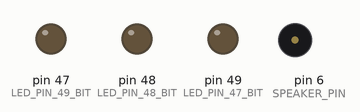
Recording of a sketch running on a simulated Arduino Mega 2560, built with avr-gcc and run on an emulated ATmega2560. Parts: output pins drawn as LEDs (lit = HIGH), buzzer (waves = sounding).

Above: at 0.16 s.
At 0.83 s:
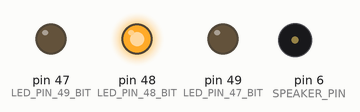
At 17.9 s:
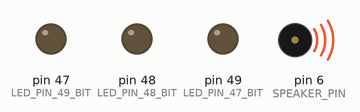
At 23.34 s:
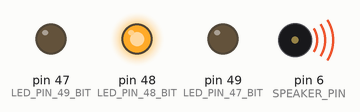
At 27.99 s:
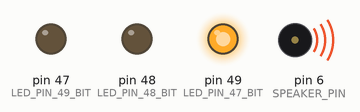
At 38.43 s:
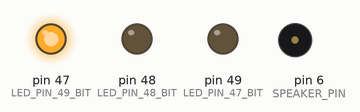
Timing chart, 0 to 40.0 s (numbered marks = the images above):
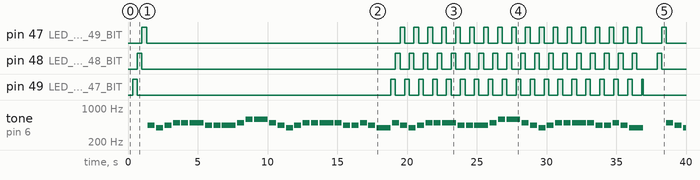

Measured:
- by itself, pin 49 (LED_PIN_47_BIT): goes HIGH 0.33 s, LOW 18.2 s, 18 × (HIGH 0.33 s, LOW 0.67 s), HIGH 0.12 s, then LOW
- by itself, pin 47 (LED_PIN_49_BIT), pin 48 (LED_PIN_48_BIT): goes HIGH 0.33 s, LOW 18.2 s, 17 × (HIGH 0.33 s, LOW 0.67 s), HIGH 0.33 s, LOW 1.4 s, HIGH 0.33 s, then LOW
- by itself, tone on pin 6 (SPEAKER_PIN): plays 440 Hz for 0.50 s, 392 Hz for 0.50 s, 440 Hz for 0.50 s, 494 Hz for 0.50 s, 494 Hz for 0.50 s, 494 Hz for 1.0 s … (54 notes in this stretch)

The sketch:

Concurrent.ino
```cpp
// Global variables
unsigned long previousMillisA = 0;
unsigned long previousMillisB = 0;
unsigned long previousMillisC = 0;
unsigned long noteStartTime = 0;

// Add two new global variables
bool taskACompleted = false;
bool taskBCompleted = false;

// Add a new global variable
unsigned long noteGapStartTime = 0;
bool gapState = false;


#define LED_PIN_47_BIT 0
#define LED_PIN_48_BIT 1
#define LED_PIN_49_BIT 2

#define SPEAKER_PIN 6

const unsigned long intervalA = 333;
const unsigned long intervalB[] = {2000, 10000, 1000}; // Task B durations
const unsigned long noteDurations[] = {500, 500, 500, 500, 500, 500, 1000, 500, 500, 1000, 500, 500, 1000, 500, 500, 500, 500, 500, 500, 1000, 500, 500, 500, 500, 500, 1000}; // Note durations
uint8_t currentNote = 0;

int phase = 0;
bool taskAEnabled = false;
bool taskBEnabled = false;

// Frequencies for "Mary Had a Little Lamb"
uint16_t frequencies[] = {494, 440, 392, 440, 494, 494, 494, 440, 440, 440, 494, 587, 587, 494, 440, 392, 440, 494, 494, 494, 494, 440, 440, 494, 440, 392};

void setup() {
  // Task A setup
  DDRL |= (1 << LED_PIN_47_BIT) | (1 << LED_PIN_48_BIT) | (1 << LED_PIN_49_BIT);

  // Task B setup
  pinMode(SPEAKER_PIN, OUTPUT);
  TCCR4A = (1 << COM4A1) | (1 << WGM41);
  TCCR4B = (1 << WGM43) | (1 << WGM42) | (1 << CS41);
  ICR4 = 40000;

  // Initialize Task A
  taskAEnabled = true;
  taskBEnabled = false;
}

void loop() {
  controlTasks();
  runTaskA(); // This will run continuously
  runTaskB();
}

void controlTasks() {
  unsigned long currentMillisC = millis();

  switch (phase) {
    case 0:
      taskAEnabled = true;
      taskBEnabled = false;
      if (taskACompleted) {
        taskACompleted = false;
        previousMillisC = currentMillisC;
        phase = 1;
      }
      break;
    case 1:
      // Add an extra intervalA duration for the third LED to stay on
      if (currentMillisC - previousMillisC >= intervalA) {
        taskAEnabled = false;
        taskBEnabled = true;
        if (taskBCompleted) {
          taskBCompleted = false;
          previousMillisC = currentMillisC;
          phase = 2;
        }
      }
      break;
    case 2:
      taskAEnabled = true;
      taskBEnabled = true;
      if (taskACompleted && taskBCompleted) {
        taskACompleted = false;
        taskBCompleted = false;
        previousMillisC = currentMillisC;
        phase = 3;
      }
      break;
    case 3:
      taskAEnabled = false;
      taskBEnabled = false;
      if (currentMillisC - previousMillisC >= 1000) {
        previousMillisC = currentMillisC;
        phase = 0;
      }
      break;
  }
}

void runTaskA() {
  if (!taskAEnabled) {
    PORTL &= ~((1 << LED_PIN_47_BIT) | (1 << LED_PIN_48_BIT) | (1 << LED_PIN_49_BIT)); // Turn off all LEDs
    return;
  }

  static uint8_t ledState = 0;

  unsigned long currentMillisA = millis();
  if (currentMillisA - previousMillisA >= intervalA) {
    previousMillisA = currentMillisA;

    updateLEDs(ledState);
    ledState = (ledState + 1) % 3;

    // Set taskACompleted to true when the LED sequence has completed 3 cycles
    if (ledState == 0) {
      taskACompleted = true;
    }
  }
}

// runTaskB() function
void runTaskB() {
  if (!taskBEnabled) {
    OCR4A = 0; // Set duty cycle to 0% to silence the speaker
    return;
  }

  unsigned long currentMillisB = millis();

  if (gapState) {
    if (currentMillisB - noteGapStartTime >= 100) { // 100 ms gap between notes
      gapState = false;
      play_tone(frequencies[currentNote], noteDurations[currentNote]);
      noteStartTime = currentMillisB;
    }
  } else {
    if (currentMillisB - noteStartTime >= noteDurations[currentNote]) {
      silence();
      noteGapStartTime = currentMillisB;
      gapState = true;
      currentNote = (currentNote + 1) % (sizeof(noteDurations) / sizeof(noteDurations[0]));

      // Set taskBCompleted to true when the song has completed
      if (currentNote == 0) {
        taskBCompleted = true;
      }
    }
  }
}

void updateLEDs(uint8_t ledState) {
  PORTL &= ~((1 << LED_PIN_47_BIT) | (1 << LED_PIN_48_BIT) | (1 << LED_PIN_49_BIT)); // Turn off all LEDs

  switch (ledState) {
    case 0:
      PORTL |= (1 << LED_PIN_47_BIT); // Turn on LED at pin 47
      break;
    case 1:
      PORTL |= (1 << LED_PIN_48_BIT); // Turn on LED at pin 48
      break;
    case 2:
      PORTL |= (1 << LED_PIN_49_BIT); // Turn on LED at pin 49
      break;
  }
}

void play_tone(uint16_t frequency, uint32_t duration) {
  ICR4 = F_CPU / (8 * frequency); // Calculate the TOP value based on the frequency
  OCR4A = ICR4 / 2; // Set the duty cycle to 50%
  noteStartTime = millis(); // Store the start time of the note
}

void silence() {
  OCR4A = 0; // Set the duty cycle to 0% to silence the speaker
}
```
